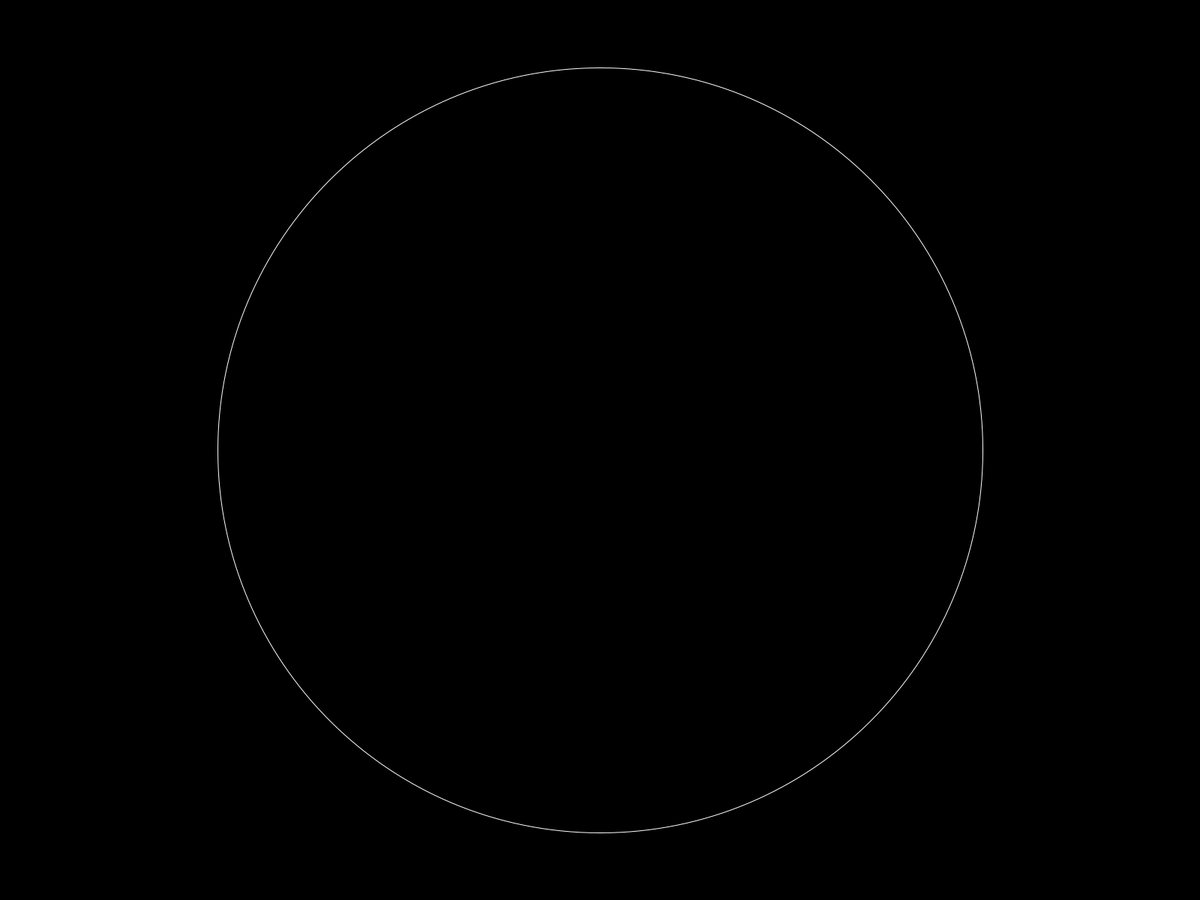
Frame 1 (no input)
Frame 60 (the mouse pressed at the canvas centre just before this capture): identical to frame 1, image omitted
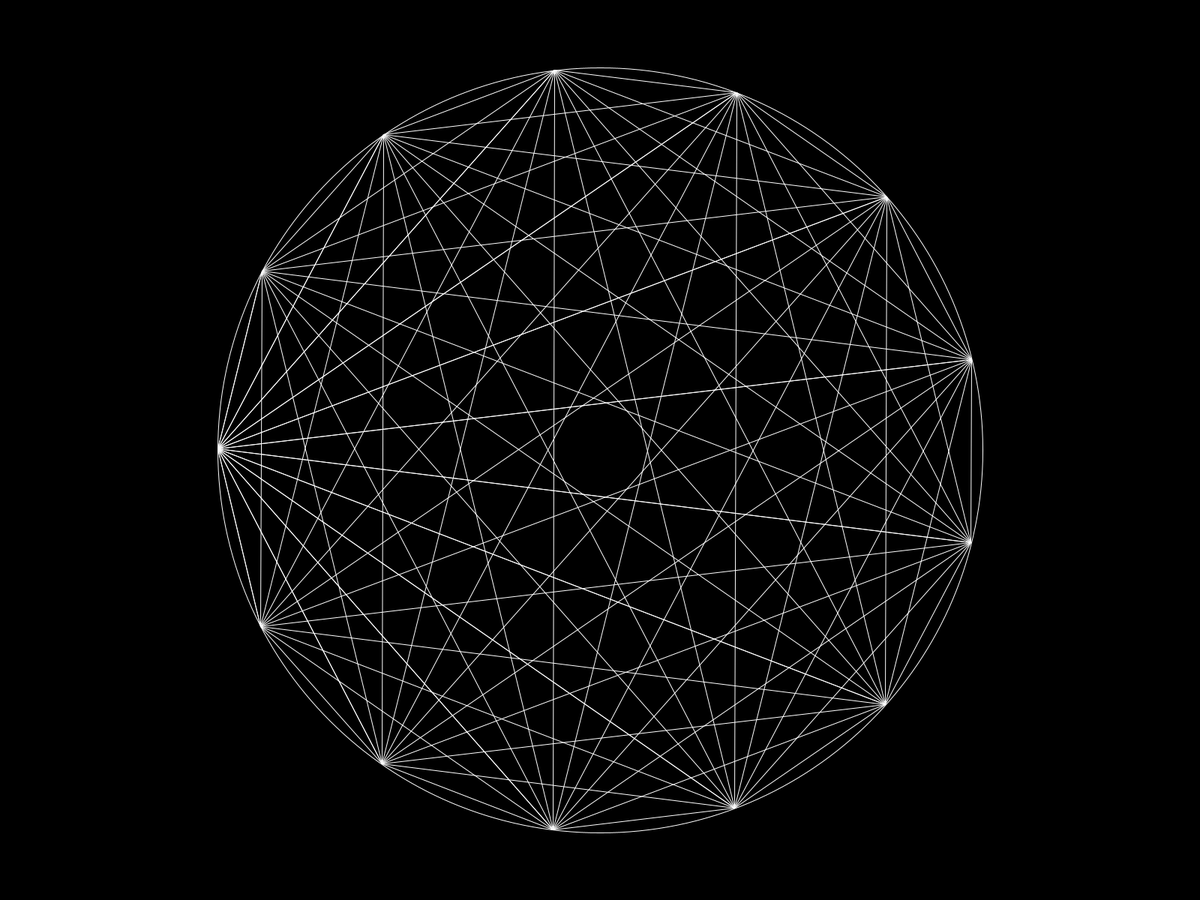
Frame 120 (the mouse held since frame 60 and released just before this capture)

The Processing sketch that drew these frames (run headless with seeded random() and noise(); from frame 60 on, the mouse is pressed at the canvas centre):

// Processing sketch: PerfectFigure
// ── PerfectFigure.pde
final int fps = 60;
int a = 5, r;
float st = 0;

ArrayList<Point> points;

class Point
{
  float x, y;
  
  public Point(float x, float y)
  {
    this.x = x;
    this.y = y;
  }
  
  public void show(Point p)
  {
    stroke(255);
    line(x, y, p.x, p.y);
  }
};

void setup()
{
  fullScreen(JAVA2D);
  frameRate(fps);
  
  background(0);
  
  r = (int)(min(width, height) * 0.85 / 2);
  
  points = new ArrayList<Point>();
};

void draw()
{
  background(0);
  translate(width/2, height/2);
  
  points.clear();
  
  a = (int)map(mouseX, 0, width - 1, 1, 25);
  st += TWO_PI / fps * map(mouseY, 0, height - 1, 0, 1);
  if(st > TWO_PI)
    st = 0;
  
  for(int i = 0; i <= a; i++)
  {
    float ar = map(i, 0, a, 0 + st, TWO_PI + st);
    float x = r * cos(ar);
    float y = r * sin(ar);
    points.add(new Point(x, y));
  }
  
  int len = points.size();
  for(int i = 0; i < len; i++)
    for(int j = i; j < len; j++)
      points.get(i).show(points.get(j));
  
  noFill();
  ellipse(0, 0, r * 2, r * 2);
};
